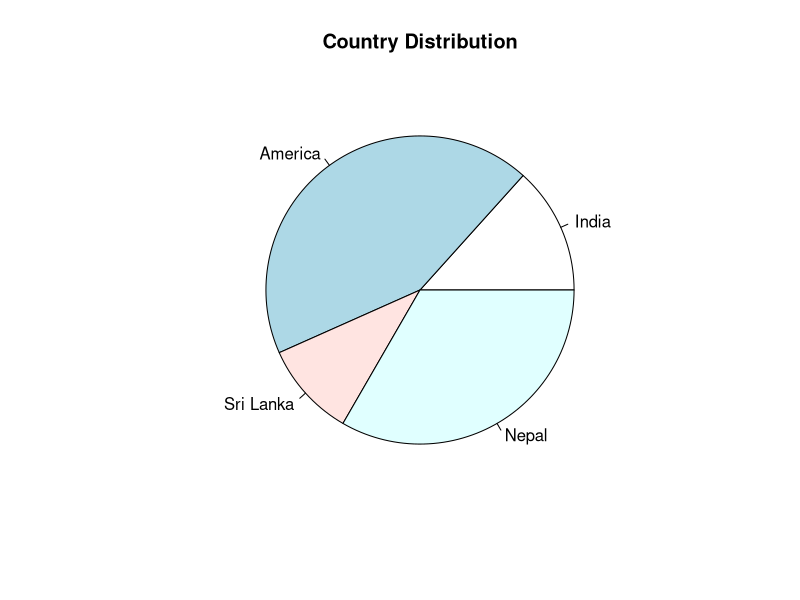

Reproduce this figure in R.
x <- c(20, 65, 15, 50)
labels <- c("India", "America", "Sri Lanka", "Nepal") 
png(file = "Country.png")  
pie(x, labels = labels, main = "Country Distribution")  
dev.off()  
